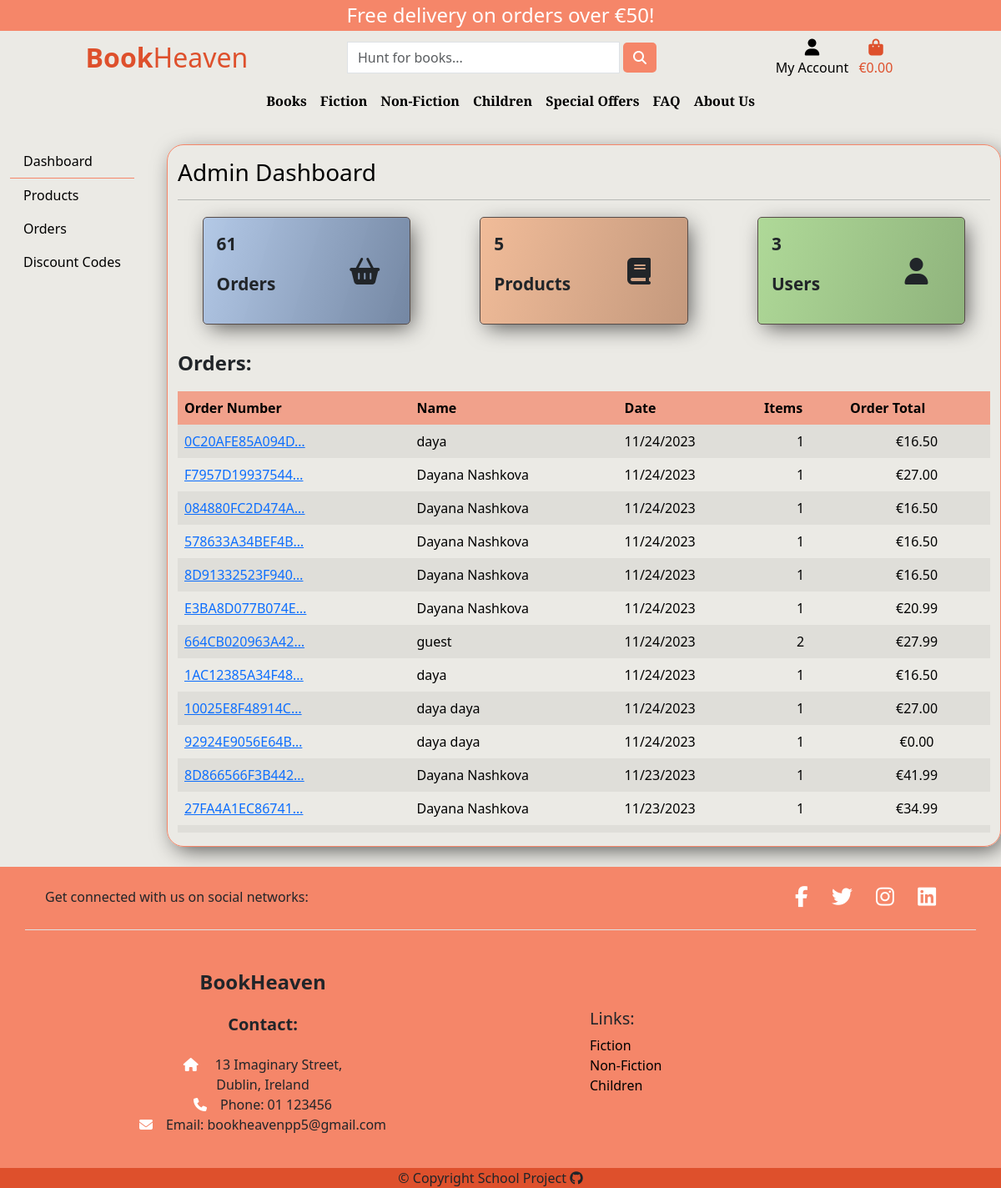
Screenshot of /admin_panel/dashboard/ with the database file from the repository.
### checkout/models.py (models this page shows, shortened)
class Order(models.Model):
    order_number = models.CharField(max_length=32, null=False, editable=False)
    user_profile = models.ForeignKey(
        UserProfile, on_delete=models.SET_NULL, null=True, blank=True, related_name='orders')
    full_name = models.CharField(max_length=50, null=False, blank=False)
    email = models.EmailField(max_length=254, null=False, blank=False)
    phone_number = models.CharField(max_length=20, null=False, blank=False)
    country = CountryField(max_length=40, null=False, blank=False)
    postcode = models.CharField(max_length=20, null=True, blank=True)
    town_or_city = models.CharField(max_length=40, null=False, blank=False)
    street_address1 = models.CharField(max_length=80, null=False, blank=False)
    street_address2 = models.CharField(max_length=80, null=True, blank=True)
    county = models.CharField(max_length=80, null=True, blank=True)
    date = models.DateTimeField(auto_now_add=True)
    delivery_cost = models.DecimalField(
        max_digits=6, decimal_places=2, null=False, default=0)
    discount = models.DecimalField(
        blank=True, null=True, max_digits=6, decimal_places=2)
    order_total = models.DecimalField(
        max_digits=10, decimal_places=2, null=False, default=0)
    grand_total = models.DecimalField(
        max_digits=10, decimal_places=2, null=False, default=0)
    original_cart = models.TextField(null=False, blank=False, default='')
    stripe_pid = models.CharField(
        max_length=254, null=False, blank=False, default='')

### admin_panel/views.py (the view)
# urls.py: path('dashboard/', views.admin_dashboard, name='admin-panel'),
def admin_dashboard(request):
    orders = Order.objects.all().order_by('-date')
    orders_count = orders.count()
    books_count = Book.objects.all().count()
    users_count = UserProfile.objects.all().count()
    context = {'orders': orders,
               'orders_count': orders_count,
               'books_count': books_count,
               'users_count': users_count, }
    return render(request, 'admin_panel/admin_dashboard.html', context)

### admin_panel/templates/admin_panel/admin_dashboard.html
{% extends 'admin_panel/admin_base.html' %}
{% block admin_content %}
<h3 class="text-black">Admin Dashboard</h3>
<hr>
<div class="row d-flex justify-content-around">
    <div class="col-10 col-md-3 stats-container orders p-3 my-1">
        <div class="row">
            <div class="col-8">
                <p class="fw-bold">{{ orders_count }}</p>
                <p class="fw-bold">Orders</p>
            </div>
            <div class="col-4 my-auto"><i class="fa-solid fa-basket-shopping fa-2xl"></i></div>
        </div>
    </div>
    <div class="col-10 col-md-3 stats-container products p-3 my-1">
        <div class="row">
            <div class="col-8">
                <p class="fw-bold">{{ books_count }}</p>
                <p class="fw-bold">Products</p>
            </div>
            <div class="col-4 my-auto"><i class="fa-solid fa-book fa-2xl"></i></div>
        </div>
    </div>
    <div class="col-10 col-md-3 stats-container users p-3 my-1">
        <div class="row">
            <div class="col-8">
                <p class="fw-bold">{{ users_count }}</p>
                <p class="fw-bold">Users</p>
            </div>
            <div class="col-4 my-auto"><i class="fa-solid fa-user fa-2xl"></i></div>
        </div>
    </div>
</div>
<div class="row">
    <div class="col-12">
        <p class="fw-bold fs-4 mt-4">Orders:</p>
        {% if orders %}
        <div class="order-history table-responsive mt-3">
            <table class="table table-borderless table-striped table-hover">
                <thead>
                    <tr class="order-table-row">
                        <th>Order Number</th>
                        <th>Name</th>
                        <th>Date</th>
                        <th>Items</th>
                        <th>Order Total</th>
                    </tr>
                </thead>
                <tbody>
                    {% for order in orders %}
                    <tr>
                        <td>
                            <a href="{% url 'order-history' order.id %}" title="{{ order.order_number }}">
                                {{ order.order_number|truncatechars:15 }}
                            </a>
                        </td>
                        <td>
                            {{ order.full_name }}
                        </td>
                        <td>{{ order.date|date:"SHORT_DATE_FORMAT" }}</td>
                        <td class="text-center">
                            {{ order.lineitems.count }}
                        </td>
                        <td class="text-center">€{{ order.grand_total }}</td>
                    </tr>
                    {% endfor %}
                </tbody>
            </table>
        </div>
        {% else %}
        <div class="d-grid gap-2">
            <p class="text-center">You have no new orders</p>
            <a href="{% url 'all-products' %}" class="btn btn-orange d-block mx-auto">Browse Books</a>
        </div>
        {% endif %}
    </div>
</div>
{% endblock admin_content %}

### admin_panel/templates/admin_panel/admin_base.html (shortened to what this page needs)
{% extends 'base.html' %}
{% block content %}
<section class="admin-page">
    <div class="container-fluid">
        <div class="row my-4">
            <div class="col-12 col-lg-2">
                <div class="admin-nav">
                    <div class="offcanvas-lg offcanvas-start" tabindex="-1" id="offcanvasAdmin" aria-labelledby="offcanvasAdminLabel">
                        <div class="offcanvas-body">
                            <ul class="nav flex-column mb-auto" id="admin-nav">
                                <li>
                                    <a href="{% url 'admin-panel' %}"
                                        class="nav-link text-black {% if 'dashboard' in request.path %} active {% endif %}">Dashboard
                                    </a>
                                </li>
                                <li>
                                    <a href="#" class="nav-link text-black">Products
                                    </a>
                                </li>
                                <li>
                                    <a href="#" class="nav-link text-black">Orders
                                    </a>
                                </li>
                                <li>
                                    <a href="#" class="nav-link text-black"> Discount Codes
                                    </a>
                                </li>
                            </ul>
                        </div>
                    </div>
                </div>
            </div>
            <div class="col-12 col-lg-10 mt-3 mt-lg-0">
                <div class="row">
                    <div class="col-12 custom-border py-3">
                        {% block admin_content %}
                        {% endblock admin_content %}
                    </div>
                </div>
            </div>
        </div>
    </div>
</section>
{% endblock content %}

### templates/base.html (shortened to what this page needs)
<!DOCTYPE html>
{% load static %}
<html lang="en">
<head>
    <link href="https://cdn.jsdelivr.net/npm/bootstrap@5.3.2/dist/css/bootstrap.min.css" rel="stylesheet"
>
    <link rel="stylesheet" href="{% static 'css/style.css' %}">
</head>
<body>
    {% include 'partials/nav.html' %}
    {% block content %}
    {% endblock %}
    <footer class="text-center text-lg-start" id="footer">
        <div class="container d-flex justify-content-center justify-content-lg-between p-4 border-bottom">
            <div class="me-5 d-none d-lg-block">
                <span>Get connected with us on social networks:</span>
            </div>
            <div id="social-links">
                <a href="https://www.facebook.com/" target="_blank" class="me-4 text-reset text-white" aria-label="Link to Facebook">
                    <i class="fab fa-facebook-f"></i>
                </a>
                <a href="https://twitter.com/" target="_blank" class="me-4 text-reset" aria-label="Link to Twitter">
                    <i class="fab fa-twitter"></i>
                </a>
                <a href="https://www.instagram.com/" target="_blank" class="me-4 text-reset" aria-label="Link to Instagram">
                    <i class="fab fa-instagram"></i>
                </a>
                <a href="https://www.linkedin.com/" target="_blank" class="me-4 text-reset" aria-label="Link to LinkedIn">
                    <i class="fab fa-linkedin"></i>
                </a>
            </div>
        </div>
        <div class="container  mt-5">
            <div class="row mt-3 d-flex align-items-center">
                <div class="col-md-3 col-lg-4 mx-auto mb-4 text-sm-center ">
                    <h4 class="fw-bold mb-4">BookHeaven</h4>
                    <h5 class="fw-bold mb-4">Contact:</h5>
                    <p class="mb-0"><i class="fas fa-home me-3 text-white"></i>
                        13 Imaginary Street,
                        <br>
                        Dublin, Ireland
                    </p>
                    <p class="mb-0"><i class="fas fa-phone me-3 text-white"></i>Phone: 01 123456</p>
                    <p><i class="fas fa-envelope me-3 text-white"></i>Email: bookheavenpp5@gmail.com</p>
                </div>
                <div class="col-md-3 col-lg-4 mx-auto mb-4 text-sm-center text-md-start ">
                    <h5>Links:</h5>
                    <ul class="list-unstyled">
                        <li><a class="text-decoration-none text-black" href="#">Fiction</a></li>
                        <li><a class="text-decoration-none text-black" href="#">Non-Fiction</a></li>
                        <li><a class="text-decoration-none text-black" href="#">Children</a></li>
                    </ul>
                </div>
            </div>
        </div>
        <div class="text-center copyright">
            <p class="mb-0">&copy; Copyright School Project <a href="" target="_blank" class="me-4 text-reset" aria-label="Link to GitHub">
                    <i class="fab fa-github"></i>
                </a></p>
        </div>
    </footer>
</body>
</html>

### templates/partials/nav.html (shortened to what this page needs)
<header class="container-fluid">
    <div id="delivery-banner" class="row text-center">
        <div class="col bg-orange text-white">
            <h4 class="logo-font my-1">Free delivery on orders over €{{ free_delivery_threshold }}!</h4>
        </div>
    </div>
    <div id="topnav" class="row pt-lg-2 d-none d-lg-flex">
        <div class="col-12 col-lg-4 my-auto py-1 py-lg-0 text-center text-lg-left">
            <a href="{% url 'home' %}" class="nav-link">
                <h2 class="logo-font text-orange my-0"><strong>Book</strong>Heaven</h2>
            </a>
        </div>
        <div class="col-12 col-lg-4 my-auto py-1 py-lg-0">
            <form method="GET" action="{% url 'all-products' %}">
                <div class="input-group w-100">
                    <input class="form-control border mx-1 rounded-0" type="text" name="q" placeholder="Hunt for books...">
                    <div class="input-group-append">
                        <button class="form-control btn btn-orange" type="submit">
                            <span class="search-icon text-white">
                                <i class="fas fa-search" aria-hidden="true"></i>
                            </span>
                        </button>
                    </div>
                </div>
            </form>
        </div>
        <div class="col-12 col-lg-4 my-auto py-1 py-lg-0">
            <ul class="list-inline list-unstyled text-center text-lg-right my-0">
                <li class="list-inline-item dropdown">
                    <a class="text-black nav-link" href="#" id="account-options" aria-haspopup="true" aria-expanded="false"
                        data-bs-toggle="dropdown">
                        <div class="text-center">
                            <div><i class="fas fa-user fa-lg" aria-hidden="true"></i></div>
                            <p class="my-0">My Account</p>
                        </div>
                    </a>
                </li>
                <li class="list-inline-item">
                    <a class="text-orange font-weight-bold nav-link" href="{% url 'view-cart' %}">
                        <div class="text-center">
                            <div><i class="fas fa-shopping-bag fa-lg" aria-hidden="true"></i></div>
                            <p class="my-0">
                                {% if grand_total %}
                                €{{ grand_total|floatformat:2 }}
                                {% else %}
                                €0.00
                                {% endif %}
                            </p>
                        </div>
                    </a>
                </li>
            </ul>
        </div>
    </div>
    <div class="row">
        <nav class="navbar navbar-expand-lg navbar-light w-100">
            <ul class="list-inline list-unstyled text-center text-lg-right my-0">
            </ul>
            <div class="navbar-collapse collapse" id="main-nav">
                <ul class="navbar-nav w-auto mx-auto">
                    <li class="nav-item dropdown">
                        <a class="logo-font font-weight-bold nav-link text-black mr-5" href="#" id="all-products-link" aria-haspopup="true"
                            aria-expanded="false" data-bs-toggle="dropdown">Books</a>
                    </li>
                    <li class="nav-item dropdown">
                        <a class="logo-font font-weight-bold nav-link text-black mr-5" href="#" id="fiction-link" aria-haspopup="true"
                            aria-expanded="false" data-bs-toggle="dropdown">Fiction</a>
                    </li>
                    <li class="nav-item dropdown">
                        <a class="logo-font font-weight-bold nav-link text-black mr-5" href="#" id="non-fiction-link" aria-haspopup="true"
                            aria-expanded="false" data-bs-toggle="dropdown">Non-Fiction</a>
                    </li>
                    <li class="nav-item dropdown">
                        <a class="logo-font font-weight-bold nav-link text-black mr-5" href="#" id="children-link" aria-haspopup="true"
                            aria-expanded="false" data-bs-toggle="dropdown">Children</a>
                    </li>
                    <li class="nav-item dropdown">
                        <a class="logo-font font-weight-bold nav-link text-black" href="#" id="specials-link" aria-haspopup="true"
                            aria-expanded="false" data-bs-toggle="dropdown">
                            Special Offers
                        </a>
                    </li>
                    <li class="nav-item">
                        <a class="logo-font font-weight-bold nav-link text-black mr-5" href="{% url 'faq-page' %}">FAQ</a>
                    </li>
                    <li class="nav-item">
                        <a class="logo-font font-weight-bold nav-link text-black mr-5" href="{% url 'about-page' %}">About Us</a>
                    </li>
                </ul>
            </div>
        </nav>
    </div>
</header>

### rows the page displays
Order: order_number "0C20AFE85A094D…", full_name "daya", date "11/24/2023", lineitems.count "1", grand_total "16.50"
Order: order_number "F7957D19937544…", full_name "Dayana Nashkova", date "11/24/2023", lineitems.count "1", grand_total "27.00"
Order: order_number "084880FC2D474A…", full_name "Dayana Nashkova", date "11/24/2023", lineitems.count "1", grand_total "16.50"
Order: order_number "578633A34BEF4B…", full_name "Dayana Nashkova", date "11/24/2023", lineitems.count "1", grand_total "16.50"
Order: order_number "8D91332523F940…", full_name "Dayana Nashkova", date "11/24/2023", lineitems.count "1", grand_total "16.50"
Order: order_number "E3BA8D077B074E…", full_name "Dayana Nashkova", date "11/24/2023", lineitems.count "1", grand_total "20.99"
Order: order_number "664CB020963A42…", full_name "guest", date "11/24/2023", lineitems.count "2", grand_total "27.99"
Order: order_number "1AC12385A34F48…", full_name "daya", date "11/24/2023", lineitems.count "1", grand_total "16.50"
Order: order_number "10025E8F48914C…", full_name "daya daya", date "11/24/2023", lineitems.count "1", grand_total "27.00"
Order: order_number "92924E9056E64B…", full_name "daya daya", date "11/24/2023", lineitems.count "1", grand_total "0.00"
Order: order_number "8D866566F3B442…", full_name "Dayana Nashkova", date "11/23/2023", lineitems.count "1", grand_total "41.99"
Order: order_number "27FA4A1EC86741…", full_name "Dayana Nashkova", date "11/23/2023", lineitems.count "1", grand_total "34.99"

### other values shown
{{ free_delivery_threshold }} "50"
{{ orders_count }} "61"
{{ books_count }} "5"
{{ users_count }} "3"
